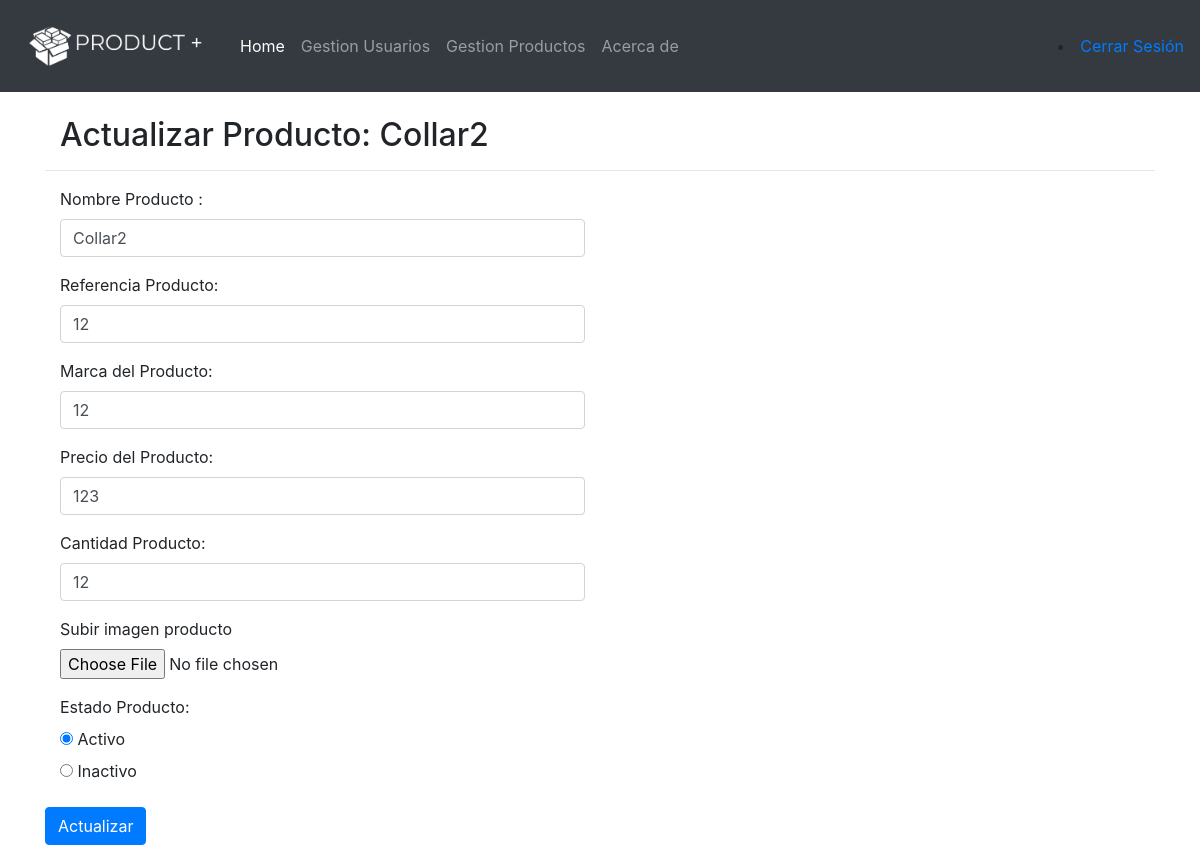
The page /updateProduct/1 (signed in) on the database its author committed.
### app.py (models this page shows, shortened)
class Product(db.Model):
    id = db.Column(db.Integer, primary_key=True)
    nombre = db.Column(db.String(200), nullable=False)
    referencia = db.Column(db.String(25), nullable=False)
    marca = db.Column(db.String(50), nullable=False)
    precio = db.Column(db.Integer, nullable =False)
    cantidad = db.Column(db.Integer, nullable=False)
    imagen = db.Column(db.String(50), nullable=False)
    date_created = db.Column(db.DateTime, default=datetime.utcnow)
    estado = db.Column(db.String, nullable=False)

### app.py (the view)
@app.route('/updateProduct/<int:id>', methods=['GET', 'POST'])
@login_required
def update(id):
    product = Product.query.get_or_404(id)
    if request.method == 'POST':
        nombre = request.form['nombre']
        product.nombre = nombre
        product.referencia = request.form['referencia']
        product.marca = request.form['marca']
        product.cantidad = request.form['cantidad']
        product.precio = request.form['precio']
        product.estado = request.form['estadoProducto']
        imagen = request.files['imagen']
        if imagen:
            nombreimagen = secure_filename(nombre+imagen.filename)
            img_dir = app.config['UPLOAD_FOLDER']
            os.makedirs ( img_dir,exist_ok=True)
            imagen.save(os.path.join(app.config['UPLOAD_FOLDER'], nombreimagen))
            product.imagen = nombreimagen
        try:
            db.session.commit()
            return redirect('/product')
        except:
            return 'There was an issue updating your task'
    else:
        return render_template('updateProduct.html', product=product)

### app.py (called while the page is built)
def login_required(view):
    @functools.wraps( view )
    def wrapped_view(**kwargs):
        if g.user is None:
            return redirect( url_for( 'index' ) )
        return view( **kwargs )
    return wrapped_view

@app.before_request
def load_logged_in_user():
    user_id = session.get( 'user_id' )
    if user_id is None:
        g.user = None
    else:
        user = User.query.filter_by(id = user_id).first()
        g.user = user

### templates/updateProduct.html (shortened to what this page needs)
{% extends 'base.html' %} {% block content %}
<div class="container-md">
    <div class="abs-center">
        <form action="/updateProduct/{{ product.id }}" method="POST" enctype="multipart/form-data">
            <br>
            <div class="col-md-8">
                <h2 class="Display-2">Actualizar Producto: {{ product.nombre}}</h2>
            </div>
            <hr>
            <div class="form-group">
                <label class="col-md-4 control-label" for="lbnombreProducto">Nombre Producto :</label>
                <div class="col-md-6">
                    <input value="{{ product.nombre}}" id="nombreProducto" name="nombre" type="text" placeholder="Nombre Producto" class="form-control input-md" required="">
                </div>
            </div>
            <div class="form-group">
                <label class="col-md-4 control-label" for="lbreferencia">Referencia Producto: </label>
                <div class="col-md-6">
                    <input value="{{ product.referencia}}" id="referenciaProducto" name="referencia" type="text" placeholder="Ref. Producto" class="form-control input-md" required="">
                </div>
            </div>
            <div class="form-group">
                <label class="col-md-4 control-label" for="lbmarca">Marca del Producto: </label>
                <div class="col-md-6">
                    <input value="{{ product.marca}}" id="marcaProducto" name="marca" type="text" placeholder="Marca Producto" class="form-control input-md" required="">
                </div>
            </div>
            <div class="form-group">
                <label class="col-md-4 control-label" for="lbprecio">Precio del Producto: </label>
                <div class="col-md-6">
                    <input value="{{ product.precio}}" id="lpprecio" name="precio" type="text" placeholder="Marca Producto" class="form-control input-md" required="">
                </div>
            </div>
            <div class="form-group">
                <label class="col-md-4 control-label" for="lbcantidad">Cantidad Producto: </label>
                <div class="col-md-6">
                    <input value="{{ product.cantidad}}" id="cantidadProducto" name="cantidad" type="number" placeholder="Cantidad" class="form-control input-md" required="">
                </div>
            </div>
            <div class="form-group">
                <div class="col-md-4">
                    <label for="subirImagenProducto">Subir imagen producto</label>
                    <input type="file" name="imagen" class="form-control-file" id="subirImagenProducto">
                </div>
            </div>
            <div class="form-group">
                <label class="col-md-4 control-label" required for="estadoProducto">Estado Producto:</label>
                <div class="col-md-4">
                    <div class="radio">
                        <label for="estadoProducto-0">
        <input type="radio" name="estadoProducto" id="estadoProducto-0" {% if product.estado == '1' %}
        checked
        {% endif %} value="1">
        Activo
      </label>
                    </div>
                    <div class="radio">
                        <label for="estadoProducto-1">
        <input type="radio" name="estadoProducto" id="estadoProducto-1"  value="2">
        Inactivo
      </label>
                    </div>
                </div>
            </div>
            <input class="btn btn-primary" type="submit" value="Actualizar">
        </form>
    </div>
</div>
{% endblock %}

### static/css/main.css (style rules this page uses)
body, html { margin: 0; font-family: sans-serif; }

### rows shown on the page
Product: nombre "Collar2", referencia "12", marca "12", precio "123", cantidad "12", estado "☑ Activo", estado "☐ Inactivo"
